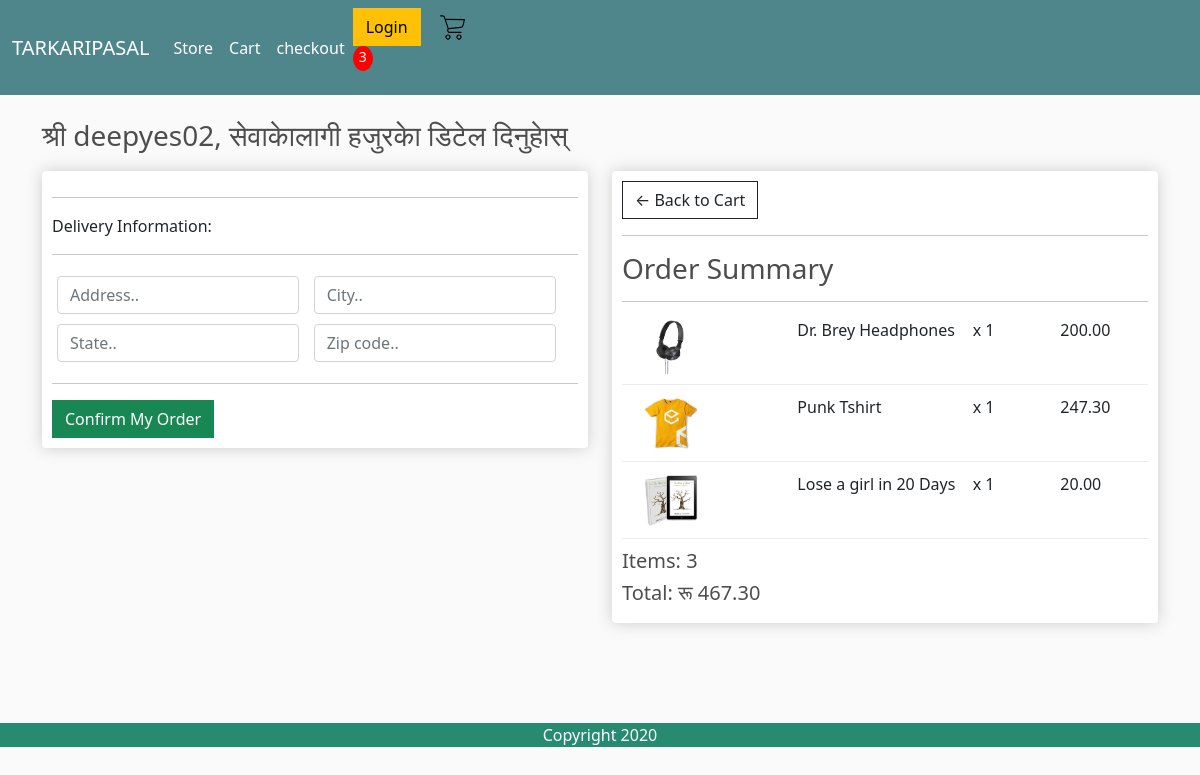
Screenshot of /checkout/ (signed in) with the database file from the repository.
### store/models.py (models this page shows, shortened)
class OrderItem(models.Model):
  product = models.ForeignKey(Product, on_delete=models.SET_NULL, null=True)
  order = models.ForeignKey(Order, on_delete=models.SET_NULL, null=True)
  quantity = models.IntegerField(default=0, null=True, blank=True)
  date_added = models.DateTimeField(auto_now_add=True)
  @property
  def get_total(self):
    total = self.product.price * self.quantity
    return total

class Product(models.Model):
  name = models.CharField(max_length=200, null=True)
  price = models.DecimalField(max_digits=7, decimal_places=2)
  digital = models.BooleanField(default=False, null=True, blank=False)
  image = models.ImageField(null=True, blank=True)
  @property
  def imageURL(self):
    try:
      url = self.image.url
    except:
      url = ''
    return url

class Order(models.Model):
  customer = models.ForeignKey(Customer, on_delete=models.SET_NULL, blank=True, null=True)
  date_ordered = models.DateTimeField(auto_now_add=True)
  complete = models.BooleanField(default=False, null=True, blank=False)
  transaction_id = models.CharField(max_length=200, null=True)
  @property
  def shipping(self):
    shipping = False
    orderitems = self.orderitem_set.all()
    for i in orderitems:
      if i.product.digital == False:
        shipping = True
    return shipping
  @property
  def get_cart_total(self):
    orderitems = self.orderitem_set.all()
    total = sum([item.get_total for item in orderitems])
    return total
  @property
  def get_cart_items(self):
    orderitems = self.orderitem_set.all()
    total = sum([item.quantity for item in orderitems])
    return total

### store/views.py (the view)
# urls.py: path('checkout/', views.checkout, name="checkout"),
def checkout(request):
  data = cartData(request)
  cartItems = data['cartItems']
  order = data['order']
  items = data['items']
  context = {'items':items, 'order':order, 'cartItems': cartItems}
  return render(request, 'store/checkout.html', context)

### store/utils.py (called while the page is built)
def cartData(request):
  if request.user.is_authenticated:
    customer = request.user.customer
    order, created = Order.objects.get_or_create(customer=customer, complete=False)
    items = order.orderitem_set.all()
    cartItems = order.get_cart_items
  else:
    cookieData = cookieCart(request)
    cartItems = cookieData['cartItems']
    order = cookieData['order']
    items = cookieData['items']
  return{'cartItems':cartItems, 'order':order, 'items':items}

### store/templates/store/checkout.html (shortened to what this page needs)
{% extends 'store/main.html' %}
{% load static %}
{% block content %}
<h3 id="client-message">श्री {{user}}, सेवाकाेलागी हजुरकाे डिटेल दिनुहाेस् </h3>
<div class="row">
	<div class="col-lg-6">
		<div class="box-element" id="form-wrapper">
      <form id="form">
        <div id="shipping-info">
          <hr>
          <p>Delivery Information:</p>
          <hr>
          <div class="form-field">
            <input class="form-control" type="text" name="address" placeholder="Address..">
          </div>
          <div class="form-field">
            <input class="form-control" type="text" name="city" placeholder="City..">
          </div>
          <div class="form-field">
            <input class="form-control" type="text" name="state" placeholder="State..">
          </div>
          <div class="form-field">
            <input class="form-control" type="text" name="zipcode" placeholder="Zip code..">
          </div>
        </div>
        <hr>
        <input id="form-button" class="btn btn-success btn-block" type="submit" value="Confirm My Order">
      </form>
    </div>
    <br>
  </div>
  <div class="col-lg-6">
    <div class="box-element">
      <a class="btn btn-outline-dark" href="{% url 'cart' %}">&#x2190; Back to Cart</a>
      <hr>
      <h3>Order Summary</h3>
      <hr>
      {% for item in items %}
      <div class="cart-row">
        <div style="flex:2"><img class="row-image" src="{{item.product.imageURL}}"></div>
        <div style="flex:2"><p>{{item.product.name}}</p></div>
        <div style="flex:1"><p>x {{item.quantity}}</p></div>
        <div style="flex:1"><p>{{item.product.price|floatformat:2}}</p></div>
      </div>
      {% endfor %}
      <h5>Items: {{order.get_cart_items}} </h5>
      <h5>Total:  रू {{order.get_cart_total|floatformat:2}} </h5>
    </div>
  </div>
  </div>
{% endblock content %}

### static/css/main.css (style rules this page uses)
body { background-color: hsl(0, 0%, 98%); }
h1,h2,h3,h4,h5,h6 { color:hsl(0, 0%, 30%); }
.box-element { box-shadow:hsl(0, 0%, 80%) 0 0 16px; background-color: #fff; border-radius: 4px; padding: 10px; }
.col-lg-4, .col-lg-6, .col-lg-8, .col-lg-12 { margin-top: 10px; }
.btn { border-radius: 0; }
.row-image { width: 100px; }
.form-field { width:48%; display: inline-block; padding: 5px; text-align: center; }
.cart-row { display: flex; align-items: flex-stretch; padding-bottom: 10px; margin-bottom: 10px; border-bottom: 1px solid #ececec; }

### rows the page displays
OrderItem: product.imageURL (picture), product.name "Dr. Brey Headphones", quantity "1", product.price "200.00"
OrderItem: product.imageURL (picture), product.name "Punk Tshirt", quantity "1", product.price "247.30"
OrderItem: product.imageURL (picture), product.name "Lose a girl in 20 Days", quantity "1", product.price "20.00"
Order: get_cart_items "3", get_cart_total "467.30"

### other values shown
{{ cartItems }} "3"
{{ user }} "deepyes02"
